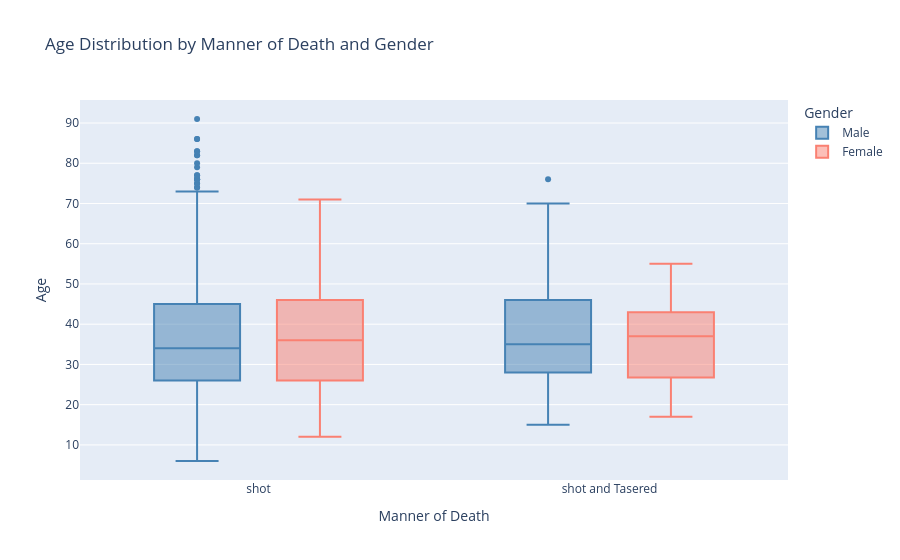

The cell this chart's notebook holds for it:
### Markdown cell above
# Create a Box Plot Showing the Age and Manner of Death

Break out the data by gender using `df_fatalities`. Is there a difference between men and women in the manner of death?

### Code cell
df_fatalities_clean = df_fatalities.dropna(subset=['age']).copy()
df_fatalities_clean['gender_label'] = df_fatalities_clean['gender'].map({'M': 'Male', 'F': 'Female'})

fig = px.box(
    df_fatalities_clean,
    x='manner_of_death',
    y='age',
    color='gender_label',
    title='Age Distribution by Manner of Death and Gender',
    labels={
        'manner_of_death': 'Manner of Death',
        'age': 'Age',
        'gender_label': 'Gender'
    },
    color_discrete_map={'Male': 'steelblue', 'Female': 'salmon'}
)
fig.show()

### Figure 1 — Plotly figure (JSON) as saved in the notebook; plotly's stock layout.template omitted (floating-point values rounded to 4 significant figures; data arrays with more than 128 entries replaced by an {"elided": "..."} marker saying what was removed)
{"data": [{"alignmentgroup": "True", "hovertemplate": "Gender=Male<br>Manner of Death=%{x}<br>Age=%{y}<extra></extra>", "legendgroup": "Male", "marker": {"color": "steelblue"}, "name": "Male", "notched": false, "offsetgroup": "Male", "orientation": "v", "showlegend": true, "type": "box", "x": {"elided": "2354 str values"}, "x0": " ", "xaxis": "x", "y": {"elided": "2354 float values"}, "y0": " ", "yaxis": "y"}, {"alignmentgroup": "True", "hovertemplate": "Gender=Female<br>Manner of Death=%{x}<br>Age=%{y}<extra></extra>", "legendgroup": "Female", "marker": {"color": "salmon"}, "name": "Female", "notched": false, "offsetgroup": "Female", "orientation": "v", "showlegend": true, "type": "box", "x": ["shot", "shot and Tasered", "shot", "shot", "shot", "shot", "shot", "shot", "shot", "shot", "shot", "shot", "shot", "shot", "shot", "shot", "shot", "shot", "shot and Tasered", "shot", "shot", "shot", "shot", "shot", "shot and Tasered", "shot", "shot", "shot", "shot", "shot", "shot", "shot", "shot", "shot", "shot", "shot", "shot", "shot", "shot", "shot", "shot", "shot", "shot", "shot", "shot", "shot", "shot", "shot", "shot", "shot", "shot", "shot", "shot", "shot", "shot", "shot", "shot", "shot", "shot", "shot", "shot", "shot", "shot", "shot", "shot", "shot", "shot", "shot", "shot", "shot", "shot", "shot", "shot", "shot", "shot", "shot", "shot", "shot", "shot", "shot", "shot", "shot and Tasered", "shot", "shot", "shot and Tasered", "shot", "shot", "shot", "shot", "shot", "shot", "shot", "shot", "shot", "shot", "shot", "shot", "shot", "shot", "shot", "shot", "shot", "shot", "shot"], "x0": " ", "xaxis": "x", "y": [34.0, 17.0, 17.0, 39.0, 38.0, 43.0, 20.0, 34.0, 28.0, 37.0, 43.0, 24.0, 49.0, 53.0, 26.0, 27.0, 46.0, 25.0, 39.0, 31.0, 45.0, 17.0, 40.0, 44.0, 30.0, 28.0, 23.0, 37.0, 55.0, 62.0, 46.0, 50.0, 21.0, 36.0, 37.0, 27.0, 61.0, 51.0, 48.0, 22.0, 55.0, 50.0, 45.0, 12.0, 25.0, 31.0, 32.0, 41.0, 32.0, 36.0, 31.0, 38.0, 38.0, 25.0, 27.0, 50.0, 36.0, 40.0, 25.0, 35.0, 60.0, 24.0, 26.0, 29.0, 42.0, 24.0, 40.0, 23.0, 35.0, 46.0, 53.0, 26.0, 66.0, 23.0, 25.0, 39.0, 31.0, 56.0, 44.0, 53.0, 71.0, 37.0, 21.0, 18.0, 55.0, 30.0, 33.0, 46.0, 16.0, 59.0, 21.0, 17.0, 54.0, 50.0, 27.0, 41.0, 24.0, 28.0, 30.0, 29.0, 50.0, 40.0, 25.0, 62.0], "y0": " ", "yaxis": "y"}], "layout": {"boxmode": "group", "legend": {"title": {"text": "Gender"}, "tracegroupgap": 0}, "title": {"text": "Age Distribution by Manner of Death and Gender"}, "xaxis": {"anchor": "y", "domain": [0, 1], "title": {"text": "Manner of Death"}}, "yaxis": {"anchor": "x", "domain": [0, 1], "title": {"text": "Age"}}}}
